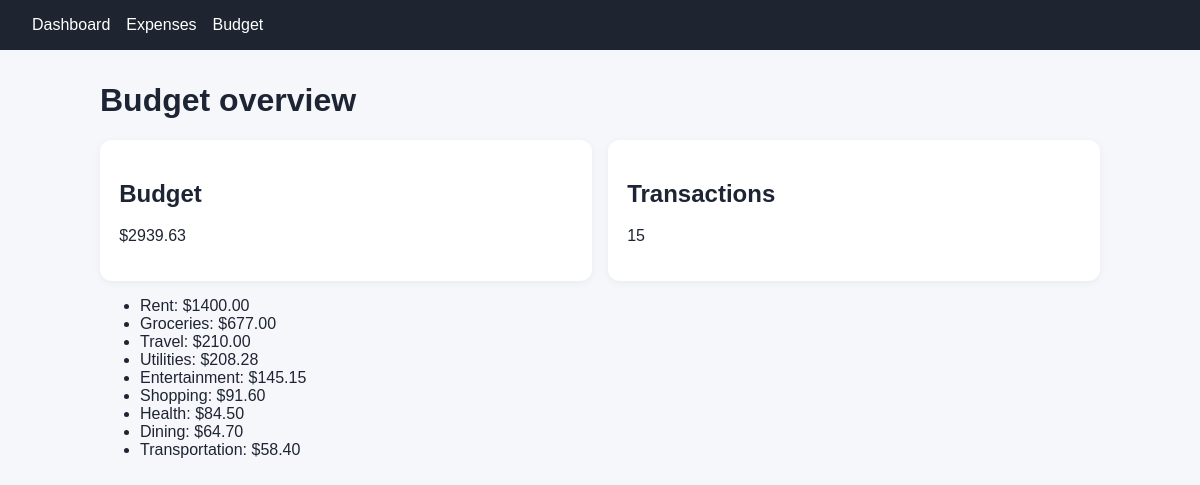
The page /budget on the database as committed earlier.
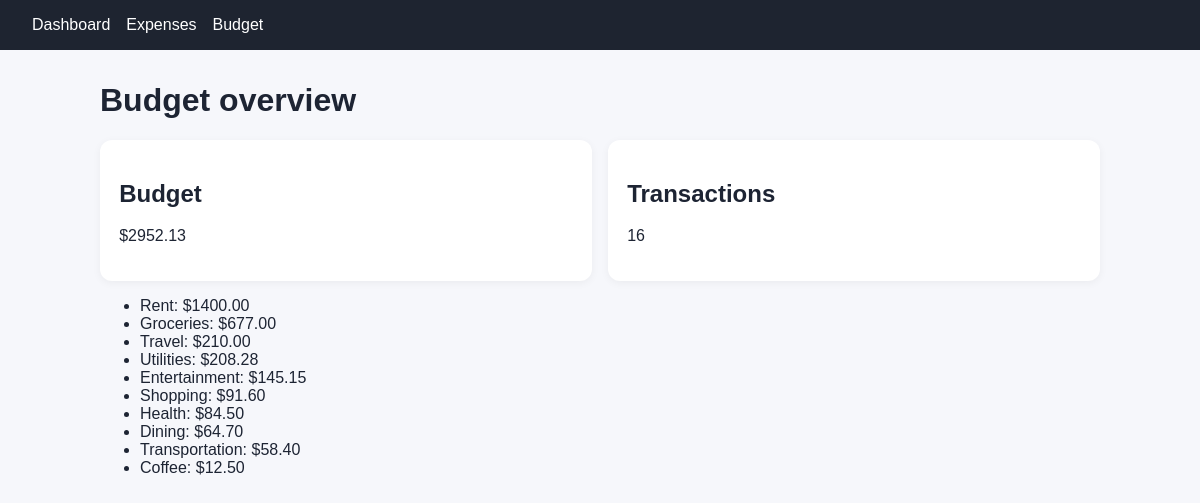
The same page on the database as committed later.
### tables this page shows
CREATE TABLE expenses (
                id INTEGER PRIMARY KEY AUTOINCREMENT,
                date TEXT NOT NULL,
                category TEXT NOT NULL,
                amount REAL NOT NULL,
                description TEXT,
                created_at TEXT DEFAULT CURRENT_TIMESTAMP
            );

### app.py (the view)
@app.route("/budget")
def budget():
    data = load_expenses_from_db(DB_PATH)
    summary = summarize_expenses(data)
    monthly = monthly_totals(data)
    categories = category_totals(data)
    return render_template(
        "budget.html",
        title="Budget",
        summary=summary,
        monthly=monthly.to_dict(orient="records"),
        categories=categories.to_dict(orient="records"),
    )

### app.py (called while the page is built)
def ensure_database_seeded():
    init_db(DB_PATH)
    from pocketlab.db import connect_db
    conn = connect_db(DB_PATH)
    try:
        count = conn.execute("SELECT COUNT(*) FROM expenses").fetchone()[0]
    finally:
        conn.close()
    if count == 0:
        seed_database(RAW_DATA_PATH, DB_PATH)

@app.before_request
def initialize_app_state():
    ensure_database_seeded()

### pocketlab/analytics.py (called while the page is built)
def _ensure_dataframe(data) -> pd.DataFrame:
    if isinstance(data, pd.DataFrame):
        return data.copy()
    if isinstance(data, pd.Series):
        return data.to_frame().reset_index()
    if isinstance(data, (list, tuple)):
        return pd.DataFrame(data)
    if isinstance(data, (str, Path)):
        return load_expenses(data)
    raise TypeError(f"Unsupported expense data type: {type(data)!r}")

def total_spend(expenses) -> float:
    frame = _ensure_dataframe(expenses)
    frame = _normalize_columns(frame)
    if "amount" not in frame.columns:
        return 0.0
    return float(pd.to_numeric(frame["amount"], errors="coerce").sum())

### templates/budget.html
{% extends 'base.html' %}
{% block content %}
<h1>Budget overview</h1>
<div class="cards">
  <div class="card">
    <h2>Budget</h2>
    <p>${{ '%.2f' % summary.total_spend }}</p>
  </div>
  <div class="card">
    <h2>Transactions</h2>
    <p>{{ summary.transaction_count }}</p>
  </div>
</div>
<ul>
  {% for row in categories %}
  <li>{{ row.category }}: ${{ '%.2f' % row.total }}</li>
  {% endfor %}
</ul>
{% endblock %}

Rows that differ between the two databases and show on the page:
added expenses: category "Coffee", total "12.50"
Other text that changed with them:
{{ '%.2f' % summary.total_spend }}: "2939.63" → "2952.13"
{{ summary.transaction_count }}: "15" → "16"
